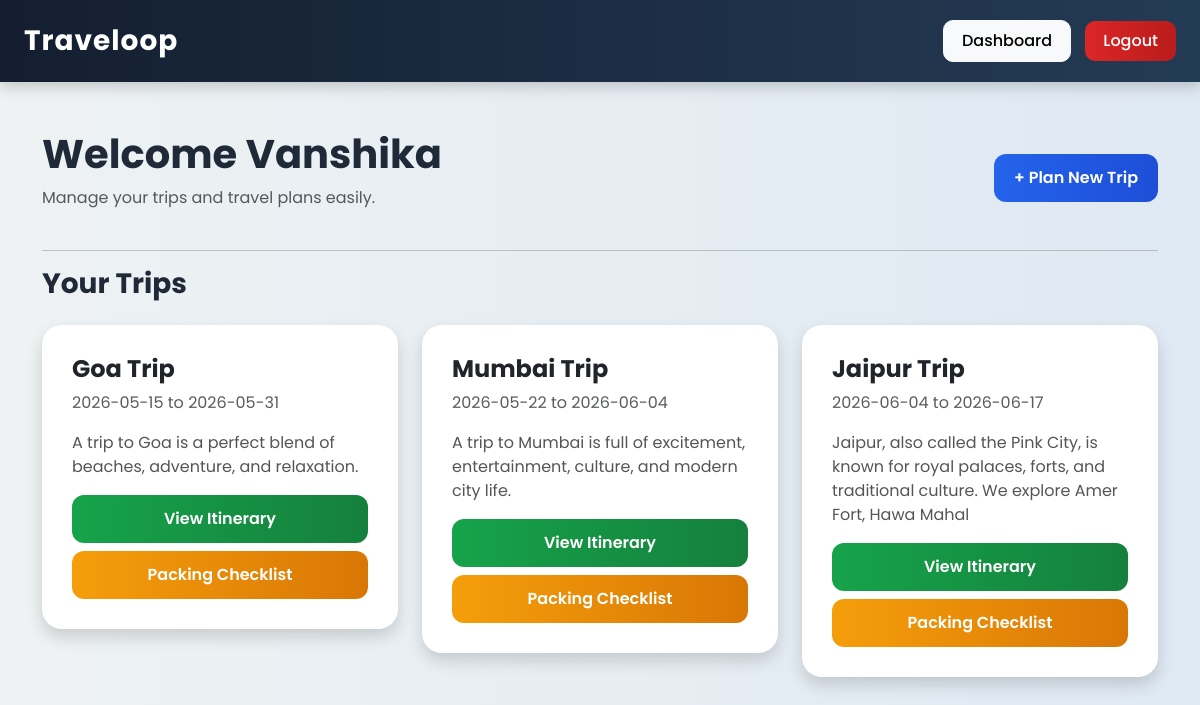
/dashboard (signed in), run on an earlier commit of the app's database.
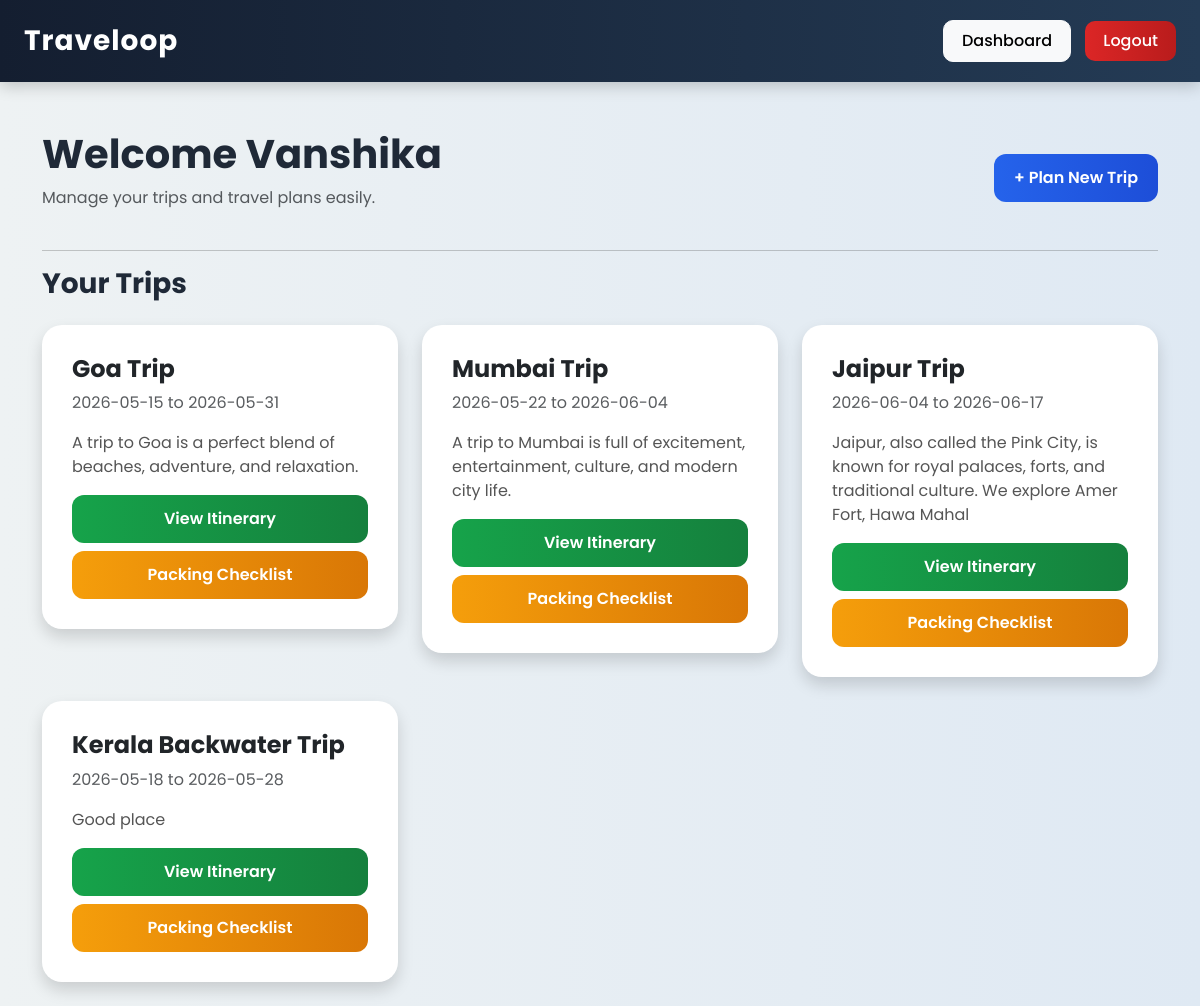
And on a later commit of the database.
### app.py (models this page shows)
class Trip(db.Model):
    id = db.Column(db.Integer, primary_key=True)
    trip_name = db.Column(db.String(100))
    start_date = db.Column(db.String(50))
    end_date = db.Column(db.String(50))
    description = db.Column(db.Text)
    user_id = db.Column(db.Integer, db.ForeignKey('user.id'))

### app.py (the view)
@app.route('/dashboard')
@login_required
def dashboard():
    trips = Trip.query.filter_by(
        user_id=current_user.id
    ).all()
    return render_template(
        'dashboard.html',
        trips=trips
    )

### app.py (called while the page is built)
@login_manager.user_loader
def load_user(user_id):
    return User.query.get(int(user_id))

### templates/dashboard.html (shortened to what this page needs)
{% extends 'base.html' %}
{% block content %}
<div class="d-flex justify-content-between align-items-center mb-4">
    <div>
        <h1>
            Welcome {{ current_user.name }}
        </h1>
        <p class="text-muted">
            Manage your trips and travel plans easily.
        </p>
    </div>
    <a href="/create_trip" class="btn btn-primary">
        + Plan New Trip
    </a>
</div>
<hr>
<h3 class="mb-4">
    Your Trips
</h3>
<div class="row">
    {% for trip in trips %}
    <div class="col-md-4">
        <div class="card shadow mb-4">
            <div class="card-body">
                <h4 class="card-title">
                    {{ trip.trip_name }}
                </h4>
                <p class="text-muted">
                    {{ trip.start_date }}
                    to
                    {{ trip.end_date }}
                </p>
                <p>
                    {{ trip.description }}
                </p>
                <div class="d-grid gap-2">
                    <a
                        href="/itinerary/{{ trip.id }}"
                        class="btn btn-success">
                        View Itinerary
                    </a>
                    <a
                        href="/packing/{{ trip.id }}"
                        class="btn btn-warning">
                        Packing Checklist
                    </a>
                </div>
            </div>
        </div>
    </div>
    {% endfor %}
</div>
{% endblock %}

What changed in the data, as far as the page shows it:
added Trip: trip_name "Kerala Backwater Trip", start_date "2026-05-18", end_date "2026-05-28", description "Good place"
